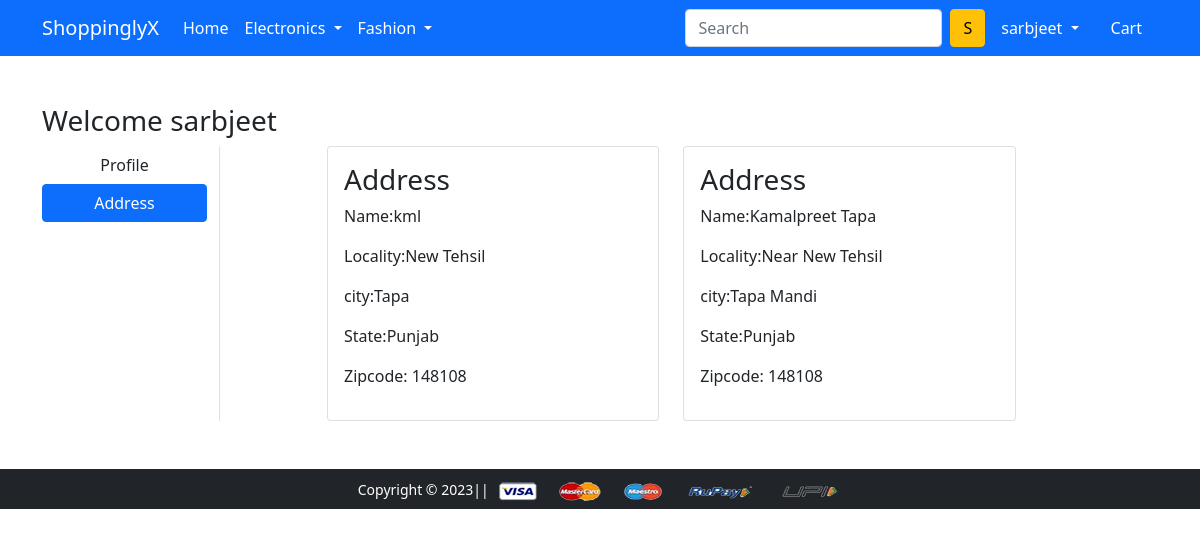
/address/ (signed in), run on the app's committed database.
### store/models.py (models this page shows, shortened)
class Customer(models.Model):
    user = models.ForeignKey(User, on_delete=models.CASCADE)
    name = models.CharField(max_length=200)
    locality = models.CharField(max_length=200,default="")
    city = models.CharField(max_length=60)
    zipcode = models.IntegerField()
    state = models.CharField(choices=STATE_CHOICES, max_length=50)

### store/views.py (the view)
# urls.py: path('address/', views.address, name='address'),
@login_required
def address(request):
  totalitem = 0
  if request.user.is_authenticated:
    totalitem = len(Cart.objects.filter(user=request.user))
  ad =Customer.objects.filter(user=request.user)
  return render(request, 'app/address.html',{'add':ad,'active':'btn-primary'})

### store/templates/app/address.html (shortened to what this page needs)
{% extends 'app/base.html' %}
{% load static %}
{% block main-content %}
<div class="container my-5">
 <div class="row">
 <h3>Welcome <span class="capitalize">{{request.user}}</span></h3>
  <div class="col-sm-2 border-end">
   <ul class="list-unstyled">
    <li class="d-grid"><a href="{% url 'profile' %}" class="btn ">Profile</a></li>
    <li class="d-grid"><a href="{% url 'address' %}" class="btn {{active}}">Address</a></li>
   </ul>
  </div>
  <div class="col-sm-9 offset-sm-1">
   <div class="row">
    {% for a in add %}
    <div class="col-sm-5">
     <div class="card">
      <div class="card-body">
       <h3>Address</h3>
       <p>Name:{{a.name}}</p>
       <p>Locality:{{a.locality}}</p>
       <p>city:{{a.city}}</p>
       <p>State:{{a.state}}</p>
       <p>Zipcode: {{a.zipcode}}</p>
      </div>
     </div>
    </div>
    {% endfor %}
   </div>
  </div>
 </div>
</div>
{% endblock main-content %}

### store/templates/app/base.html (shortened to what this page needs)
<!doctype html>
{% load static %}
<html lang="en">
  <head>
    <link href="https://cdn.jsdelivr.net/npm/bootstrap@5.0.0-beta1/dist/css/bootstrap.min.css" rel="stylesheet">
    <link rel="stylesheet" href="{% static 'app/css/owl.carousel.min.css' %}">
    <link rel="stylesheet" href="{% static 'app/css/all.min.css' %}">
    <link rel="stylesheet" href="{% static 'app/css/style.css' %}">
  </head>
  <body>
    <nav class="navbar navbar-expand-lg navbar-dark bg-primary">
     <div class="container">
       <a class="navbar-brand" href="/">ShoppinglyX</a>
       <div class="collapse navbar-collapse" id="navbarSupportedContent">
         <ul class="navbar-nav me-auto mb-2 mb-lg-0">
           <li class="nav-item">
             <a class="nav-link active" aria-current="page" href="/">Home</a>
           </li>
           <li class="nav-item dropdown">
             <a class="nav-link dropdown-toggle text-white" href="#" id="electronicsDropdown" role="button" data-bs-toggle="dropdown" aria-expanded="false">
               Electronics
             </a>
           </li>
           <li class="nav-item dropdown">
             <a class="nav-link dropdown-toggle text-white" href="#" id="fashionDropdown" role="button" data-bs-toggle="dropdown" aria-expanded="false">
               Fashion
             </a>
           </li>
         </ul>
         <form class="d-flex">
           <input class="form-control me-2" type="search" placeholder="Search" aria-label="Search">
           <button class="btn btn-warning" type="submit">S</button>
         </form>
         <div>
          <ul class="navbar-nav me-auto mb-2 mb-lg-0">
            {% if request.user.is_authenticated %}
           <li class="nav-item dropdown mx-2">
              <a class="nav-link dropdown-toggle text-white" href="#" id="profileDropdown" role="button" data-bs-toggle="dropdown" aria-expanded="false">
                <span class="capitalize">{{request.user}}</span>
              </a>
            </li>
            <li class="nav-item mx-2">
             <a href="{% url 'showcart' %}" class="nav-link text-white"> Cart </a>
            </li>
            {% endif %}
          </ul>
         </div>
       </div>
     </div>
    </nav>
    {% block main-content %} {% endblock main-content %}
    <footer class="container-fluid bg-dark text-center p-2 mt-5">
        <small class="text-white">Copyright &copy; 2023|| </small>
        <img src="{% static 'app/images/payment.png' %}" alt="" srcset="" class="img-fluid" height="2px">
    </footer>
  </body>
</html>

### data on the page
Customer: name "kml", locality "New Tehsil", city "Tapa", state "Punjab", zipcode "148108"
Customer: name "Kamalpreet Tapa", locality "Near New Tehsil", city "Tapa Mandi", state "Punjab", zipcode "148108"

### other printed values
{{ request.user }} "sarbjeet"
